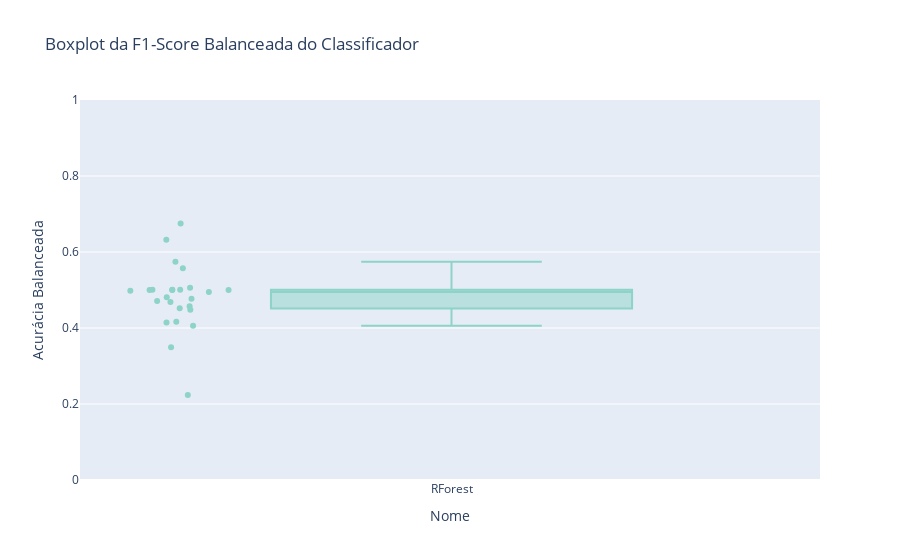

Source (notebook cell):
### Code cell
fig = px.box(dfp, x='Nome', y='Acurácia Balanceada', points='all', title='Boxplot da F1-Score Balanceada do Classificador ',color_discrete_sequence=px.colors.qualitative.Set3)
fig.update_yaxes(range=[0, 1])
fig.show()

### Figure 1 — Plotly figure (JSON) as saved in the notebook; plotly's stock layout.template omitted (floating-point values rounded to 4 significant figures)
{"data": [{"alignmentgroup": "True", "boxpoints": "all", "hovertemplate": "Nome=%{x}<br>Acurácia Balanceada=%{y}<extra></extra>", "legendgroup": "", "marker": {"color": "rgb(141,211,199)"}, "name": "", "notched": false, "offsetgroup": "", "orientation": "v", "showlegend": false, "type": "box", "x": ["RForest", "RForest", "RForest", "RForest", "RForest", "RForest", "RForest", "RForest", "RForest", "RForest", "RForest", "RForest", "RForest", "RForest", "RForest", "RForest", "RForest", "RForest", "RForest", "RForest", "RForest", "RForest", "RForest", "RForest", "RForest"], "x0": " ", "xaxis": "x", "y": [0.5, 0.5006, 0.5, 0.5007, 0.448, 0.4998, 0.4573, 0.4951, 0.4709, 0.2235, 0.4521, 0.5006, 0.5743, 0.6752, 0.4165, 0.557, 0.4057, 0.4809, 0.4145, 0.3494, 0.5059, 0.6325, 0.4685, 0.4767, 0.4982], "y0": " ", "yaxis": "y"}], "layout": {"boxmode": "group", "legend": {"tracegroupgap": 0}, "title": {"text": "Boxplot da F1-Score Balanceada do Classificador "}, "xaxis": {"anchor": "y", "domain": [0, 1], "title": {"text": "Nome"}}, "yaxis": {"anchor": "x", "domain": [0, 1], "range": [0, 1], "title": {"text": "Acurácia Balanceada"}}}}
